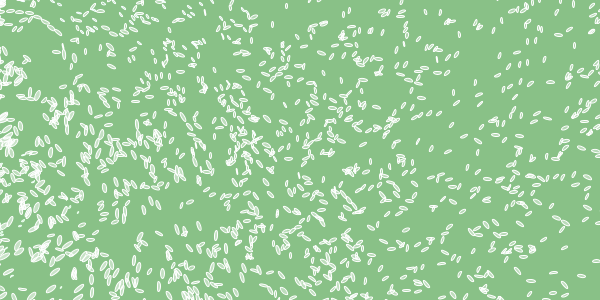
Frame 1 (no input)
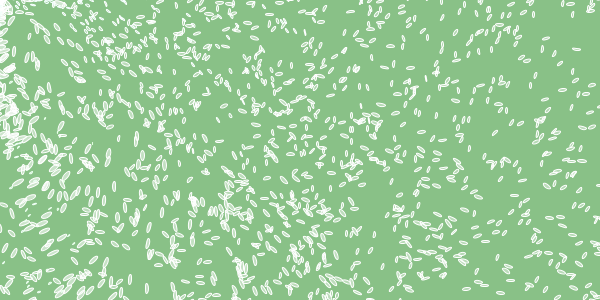
Frame 60 (the mouse pressed at the canvas centre just before this capture)
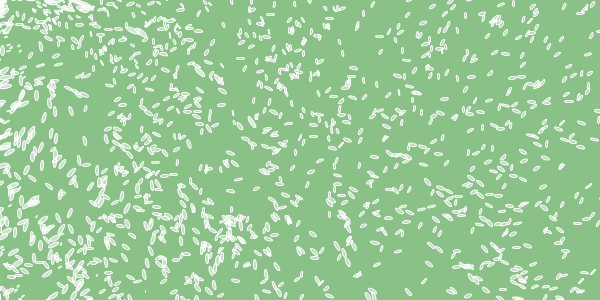
Frame 120 (the mouse held since frame 60 and released just before this capture)

The Processing sketch that drew these frames (run headless with seeded random() and noise(); from frame 60 on, the mouse is pressed at the canvas centre):

// Processing sketch: processing_119859
// ── processing_119859.pde

//Adding Dimensions
//A noise grid
//Test 016 [Date:20131106] Wayne Lin
//e-mail:ration.Lin@gmail.com
//N76014045 林瑞勛

//A noise grid
//Moving bugs

float xstart, xnoise, ynoise;

void setup() {

  size(600, 300);
  //background(255);
  background(137, 193, 135, 50);
  frameRate(4);
}

void draw() {
  background(137, 193, 135, 50);
  float xstart = random(5);
  float xnoise = xstart;
  float ynoise = random(15);
  for (int y = 0; y <= height; y += 6) {
    ynoise += 0.8;
    xnoise = xstart;
    for (int x = 0; x <= width; x += 5) {
      xnoise += 0.1;

      drawPoint(x, y, noise(xnoise, ynoise));
    }
  }
}
void drawPoint(float x, float y, float noiseFactor) {

  int alph = int(noiseFactor*200);

  pushMatrix();
  translate(x, y);
  rotate(noiseFactor*radians(720)); 
  //rotate(noiseFactor*radians(30));

  float edgeSize = noiseFactor*32; 
  float R = 211 + (noiseFactor*125);
  float G = 240 + (noiseFactor*115);
  float B = 198 + (noiseFactor*215);
  fill(R, G, B, alph);
  stroke(R, G, B);
  strokeWeight(1);
  ellipse(x, y, edgeSize/2, edgeSize/6);
  popMatrix();
}
